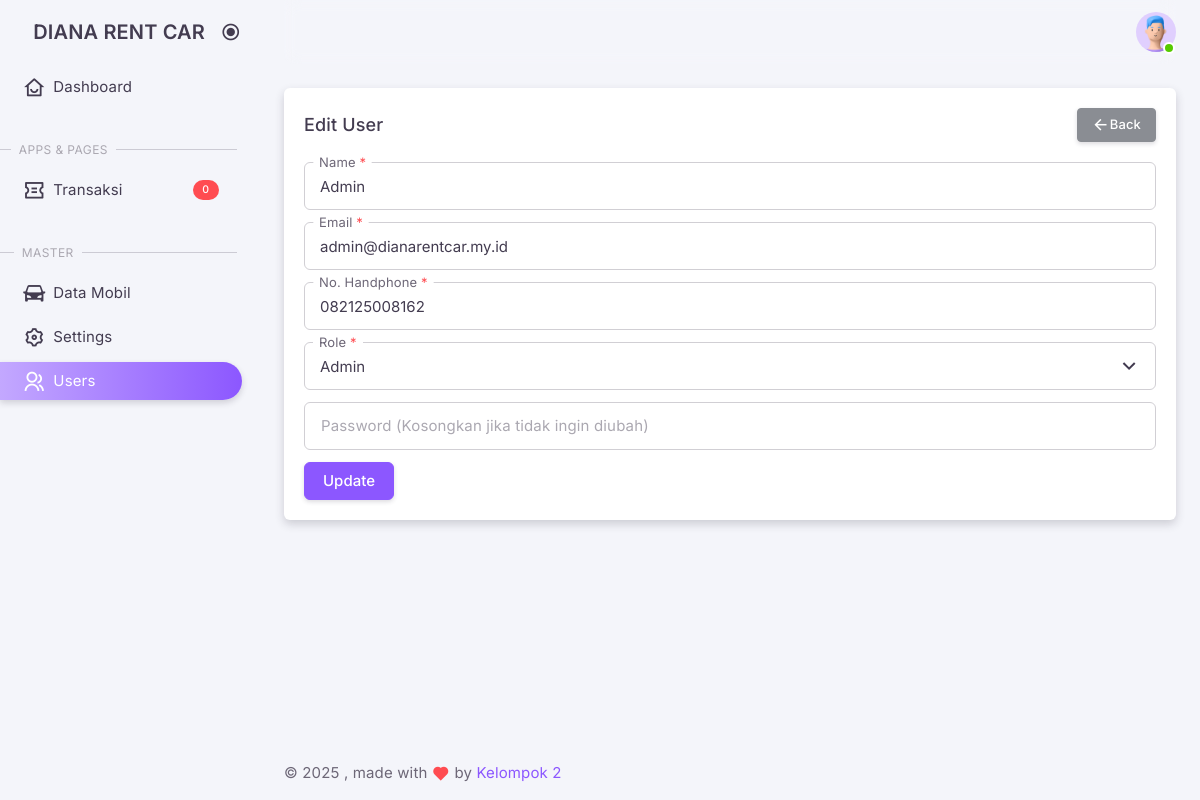
The page /admin/index.php?views=user_edit&uuid=a72c4551-846e-42b8-a0d3-d1417d630050 (signed in) on the database its author committed.
### tables this page shows
CREATE TABLE IF NOT EXISTS `users` (
  `id` int NOT NULL AUTO_INCREMENT,
  `uuid` varchar(40) NOT NULL,
  `name` varchar(100) NOT NULL,
  `email` varchar(100) NOT NULL,
  `phone_number` varchar(15) DEFAULT NULL,
  `role` enum('admin','driver','user') NOT NULL DEFAULT 'user',
  `password` varchar(255) NOT NULL,
  `code` varchar(50) DEFAULT NULL,
  `is_verified` int DEFAULT NULL,
  `created_at` timestamp NULL DEFAULT CURRENT_TIMESTAMP,
  `updated_at` timestamp NULL DEFAULT CURRENT_TIMESTAMP ON UPDATE CURRENT_TIMESTAMP,
  PRIMARY KEY (`id`),
  UNIQUE KEY `email` (`email`),
  UNIQUE KEY `phone_number` (`phone_number`)
);

### classes/User.php (called while the page is built, shortened)
<?php
class User
{
    private $conn;
    private $table = 'users';
    public function __construct()
    {
        $db = new Database();
        $this->conn = $db->connect();
    }
    public function detail($uuid)
    {
        $query = "SELECT * FROM " . $this->table . " WHERE uuid = ?";
        $stmt = $this->conn->prepare($query);
        $stmt->execute([$uuid]);
        return $stmt->fetch(PDO::FETCH_ASSOC);
    }
}

### classes/DatabaseExample.php (called while the page is built, shortened)
<?php
class Database
{
    private $host = 'localhost';
    private $db_name = 'dianarentcar';
    private $username = 'root';
    private $password = '';
    public function connect()
    {
        $this->conn = null;
        try {
            $this->conn = new PDO("mysql:host=" . $this->host . ";dbname=" . $this->db_name, $this->username, $this->password);
            $this->conn->setAttribute(PDO::ATTR_ERRMODE, PDO::ERRMODE_EXCEPTION);
        } catch (PDOException $e) {
            echo "Connection Error: " . $e->getMessage();
        }
        return $this->conn;
    }
}

### admin/pages/user/edit.php (the view, shortened to what this page needs)
<?php
require_once '../classes/User.php';
$getUser = new User();
$uuid = $_GET['uuid'];
$user = $getUser->detail($uuid);
?>
<div class="container-xxl flex-grow-1 container-p-y">
    <div class="row">
        <div class="col-xl">
            <div class="card mb-6">
                <div class="card-header d-flex justify-content-between align-items-center">
                    <h5 class="mb-0">Edit User</h5>
                    <small class="text-body float-end">
                        <a href="./index.php?views=user_list" class="btn btn-secondary btn-sm">
                            <i class="ri-arrow-left-line"></i> Back
                        </a>
                    </small>
                </div>
                <div class="card-body">
                    <form action="../backend/user/update.php" method="POST">
                        <div class="form-floating form-floating-outline mb-3">
                            <input
                                type="text"
                                class="form-control"
                                id="name"
                                name="name"
                                placeholder="Nama Lengkap"
                                value="<?php echo htmlspecialchars($user['name']); ?>"
                                onkeyup="formatFullName(this)"
                                required />
                            <label for="name">Name <span class="text-danger">*</span></label>
                        </div>
                        <div class="form-floating form-floating-outline mb-3">
                            <input
                                type="email"
                                class="form-control"
                                id="email"
                                name="email"
                                placeholder="email@mail.com"
                                value="<?php echo htmlspecialchars($user['email']); ?>"
                                required />
                            <label for="email">Email <span class="text-danger">*</span></label>
                        </div>
                        <div class="form-floating form-floating-outline mb-3">
                            <input
                                type="text"
                                id="phone_number"
                                name="phone_number"
                                class="form-control phone-mask"
                                placeholder="081234567890"
                                value="<?php echo htmlspecialchars($user['phone_number']); ?>"
                                required />
                            <label for="phone_number">No. Handphone <span class="text-danger">*</span></label>
                        </div>
                        <div class="form-floating form-floating-outline mb-3">
                            <select class="form-select" id="role" name="role" aria-label="Role" required>
                                <option value="admin" <?php echo ($user['role'] === 'admin') ? 'selected' : ''; ?>>Admin</option>
                            </select>
                            <label for="role">Role <span class="text-danger">*</span></label>
                        </div>
                        <div class="form-floating form-floating-outline mb-3">
                            <input
                                type="password"
                                class="form-control"
                                id="password"
                                name="password"
                                placeholder="**********" />
                            <label for="password">Password (Kosongkan jika tidak ingin diubah)</label>
                        </div>
                        <button type="submit" class="btn btn-primary">Update</button>
                    </form>
                </div>
            </div>
        </div>
    </div>
</div>

### rows shown on the page
users: name "Admin", email "admin@dianarentcar.my.id", phone_number "082125008162", role "Admin"

### other values the page prints
$totalBookings "0"
